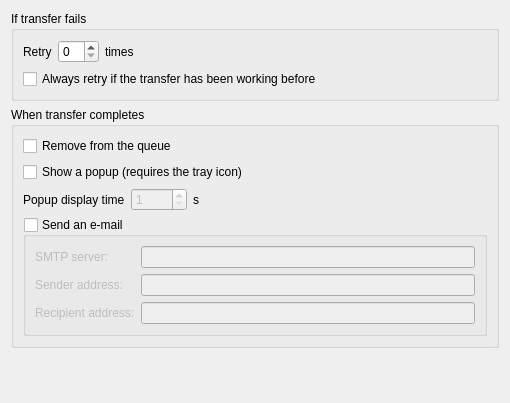
<ui version="4.0" >
 <class>SettingsQueueForm</class>
 <widget class="QWidget" name="SettingsQueueForm" >
  <property name="geometry" >
   <rect>
    <x>0</x>
    <y>0</y>
    <width>510</width>
    <height>403</height>
   </rect>
  </property>
  <layout class="QGridLayout" >
   <item row="0" column="0" >
    <widget class="QGroupBox" name="groupBox_3" >
     <property name="title" >
      <string>If transfer fails</string>
     </property>
     <layout class="QGridLayout" >
      <item row="0" column="0" >
       <widget class="QLabel" name="label_2" >
        <property name="text" >
         <string>Retry</string>
        </property>
       </widget>
      </item>
      <item row="0" column="1" >
       <widget class="QSpinBox" name="spinRetry" />
      </item>
      <item row="0" column="2" >
       <widget class="QLabel" name="label_3" >
        <property name="text" >
         <string>times</string>
        </property>
       </widget>
      </item>
      <item row="0" column="3" >
       <spacer>
        <property name="orientation" >
         <enum>Qt::Horizontal</enum>
        </property>
        <property name="sizeHint" >
         <size>
          <width>40</width>
          <height>20</height>
         </size>
        </property>
       </spacer>
      </item>
      <item row="1" column="0" colspan="4" >
       <widget class="QCheckBox" name="checkRetryWorking" >
        <property name="text" >
         <string>Always retry if the transfer has been working before</string>
        </property>
       </widget>
      </item>
     </layout>
    </widget>
   </item>
   <item row="1" column="0" >
    <widget class="QGroupBox" name="groupBox" >
     <property name="title" >
      <string>When transfer completes</string>
     </property>
     <layout class="QGridLayout" >
      <item row="0" column="0" colspan="3" >
       <widget class="QCheckBox" name="checkAutoRemove" >
        <property name="text" >
         <string>Remove from the queue</string>
        </property>
       </widget>
      </item>
      <item row="1" column="0" colspan="3" >
       <widget class="QCheckBox" name="checkPopup" >
        <property name="sizePolicy" >
         <sizepolicy vsizetype="Fixed" hsizetype="Expanding" >
          <horstretch>0</horstretch>
          <verstretch>0</verstretch>
         </sizepolicy>
        </property>
        <property name="text" >
         <string>Show a popup (requires the tray icon)</string>
        </property>
       </widget>
      </item>
      <item row="1" column="3" >
       <spacer>
        <property name="orientation" >
         <enum>Qt::Horizontal</enum>
        </property>
        <property name="sizeHint" >
         <size>
          <width>40</width>
          <height>20</height>
         </size>
        </property>
       </spacer>
      </item>
      <item row="2" column="0" >
       <widget class="QLabel" name="label_4" >
        <property name="text" >
         <string>Popup display time</string>
        </property>
       </widget>
      </item>
      <item row="2" column="1" >
       <widget class="QSpinBox" name="spinPopup" >
        <property name="enabled" >
         <bool>false</bool>
        </property>
        <property name="sizePolicy" >
         <sizepolicy vsizetype="Fixed" hsizetype="Minimum" >
          <horstretch>0</horstretch>
          <verstretch>0</verstretch>
         </sizepolicy>
        </property>
        <property name="minimum" >
         <number>1</number>
        </property>
       </widget>
      </item>
      <item row="2" column="2" >
       <widget class="QLabel" name="label_5" >
        <property name="text" >
         <string>s</string>
        </property>
       </widget>
      </item>
      <item row="2" column="3" >
       <spacer>
        <property name="orientation" >
         <enum>Qt::Horizontal</enum>
        </property>
        <property name="sizeHint" >
         <size>
          <width>40</width>
          <height>20</height>
         </size>
        </property>
       </spacer>
      </item>
      <item row="3" column="0" colspan="4" >
       <widget class="QGroupBox" name="checkEmail" >
        <property name="title" >
         <string>Send an e-mail</string>
        </property>
        <property name="checkable" >
         <bool>true</bool>
        </property>
        <property name="checked" >
         <bool>false</bool>
        </property>
        <layout class="QGridLayout" >
         <property name="leftMargin" >
          <number>9</number>
         </property>
         <property name="topMargin" >
          <number>9</number>
         </property>
         <property name="rightMargin" >
          <number>9</number>
         </property>
         <property name="bottomMargin" >
          <number>9</number>
         </property>
         <property name="horizontalSpacing" >
          <number>6</number>
         </property>
         <property name="verticalSpacing" >
          <number>6</number>
         </property>
         <item row="2" column="1" >
          <widget class="QLineEdit" name="lineRecipient" />
         </item>
         <item row="1" column="1" >
          <widget class="QLineEdit" name="lineSender" />
         </item>
         <item row="0" column="1" >
          <widget class="QLineEdit" name="lineSmtp" />
         </item>
         <item row="2" column="0" >
          <widget class="QLabel" name="label_8" >
           <property name="text" >
            <string>Recipient address:</string>
           </property>
          </widget>
         </item>
         <item row="1" column="0" >
          <widget class="QLabel" name="label_7" >
           <property name="text" >
            <string>Sender address:</string>
           </property>
          </widget>
         </item>
         <item row="0" column="0" >
          <widget class="QLabel" name="label_6" >
           <property name="text" >
            <string>SMTP server:</string>
           </property>
          </widget>
         </item>
        </layout>
       </widget>
      </item>
     </layout>
    </widget>
   </item>
   <item row="2" column="0" >
    <spacer>
     <property name="orientation" >
      <enum>Qt::Vertical</enum>
     </property>
     <property name="sizeHint" >
      <size>
       <width>20</width>
       <height>40</height>
      </size>
     </property>
    </spacer>
   </item>
  </layout>
 </widget>
 <resources/>
 <connections/>
</ui>
